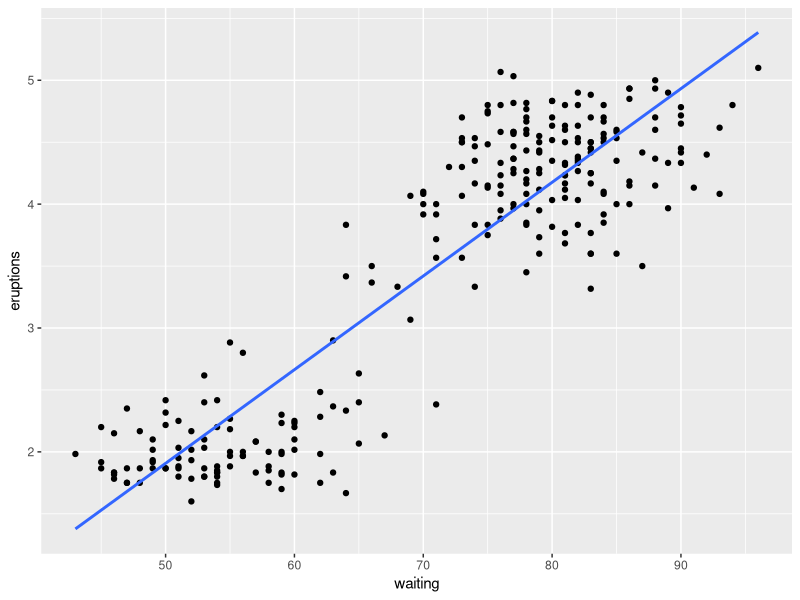
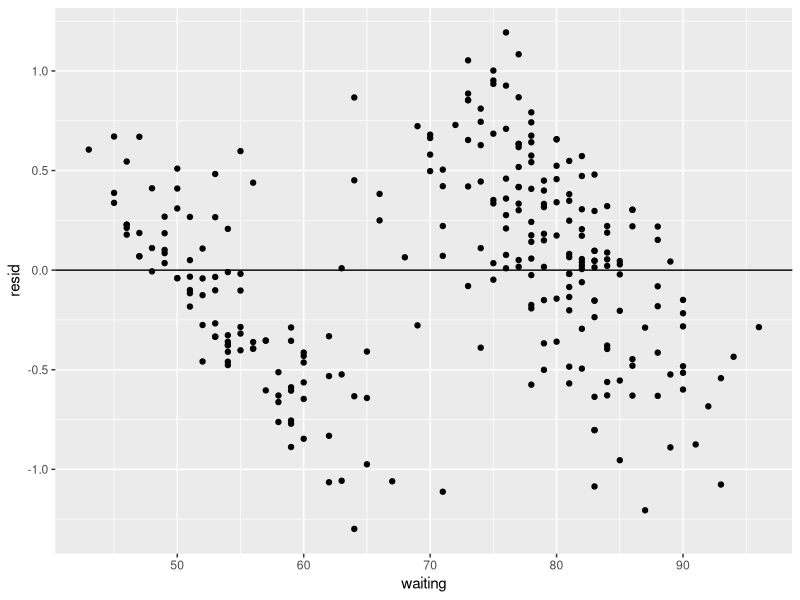
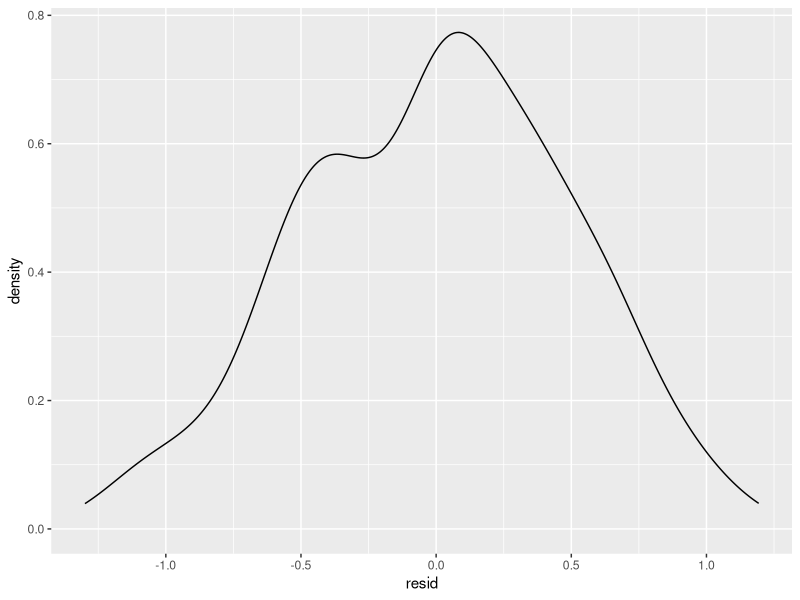

Write the R code that produced these figures, in order.
## ---- chunk 1
#| echo: false
#| message: false
#| warning: false

library(dplyr)
library(ggplot2)
library(broom)
## ---- chunk 2
mean_099 <- 44.51
sd_099 <- 13.32
n_099 <- 23

mean_1 <- 56.81
sd_1 <- 16.13
n_1 <- 23

## ---- chunk 3
diff_means <- mean_099 - mean_1
diff_means
## ---- chunk 4
se <- sqrt((sd_099^2 / n_099) + (sd_1^2 / n_1))
se
## ---- chunk 5
t_stat <- diff_means / se
t_stat
## ---- chunk 6
df <- 23 - 1
df
## ---- chunk 7
p_value <- 2 * (1 - pt(abs(t_stat), df))
p_value
## ---- chunk 8
diff_means <- mean_099 - mean_1
diff_means
## ---- chunk 9
se <- sqrt((sd_099^2 / n_099) + (sd_1^2 / n_1))
se
## ---- chunk 10
t_critical <- qt(0.975, df = 22)
t_critical
## ---- chunk 11
ci_lower <- diff_means - t_critical * se
ci_upper <- diff_means + t_critical * se


ci_lower
ci_upper
## ---- chunk 12
glimpse(faithful)
## ---- chunk 13
lm_model <- lm(eruptions ~ waiting, data = faithful)

# The following lines stores residuals and predictions (y_hat) in the faithful data frame
faithful <- faithful |>
  modelr::add_residuals(lm_model) |> 
  modelr::add_predictions(lm_model)

glimpse(faithful)
## ---- chunk 14
ggplot(faithful, aes(x = waiting, y = eruptions)) +
  geom_point() +
  geom_smooth(method = 'lm', se = FALSE)
## ---- chunk 15
faithful |> 
  ggplot(aes(x = waiting, y = resid)) +
  geom_point() +
  geom_hline(yintercept = 0)
## ---- chunk 16
faithful |> 
  ggplot(aes(x = resid)) +
  geom_density()
## ---- chunk 17
lm_model_summary <- broom::tidy(lm_model)
lm_model_summary
## ---- chunk 18
b1 <- as.numeric(lm_model_summary[2,2]) # This gets the second row and second column of the lm_model_summary table

# b0 <- as.numeric(lm_model_summary[1, 2]) # you can also use this if needed

critical_val <- qt(0.975, df = 271) 
se_b1 <- as.numeric(lm_model_summary[2,3])

me <- critical_val * se_b1
c(b1 - me, b1 + me)
## ---- chunk 19
confint(lm_model)
